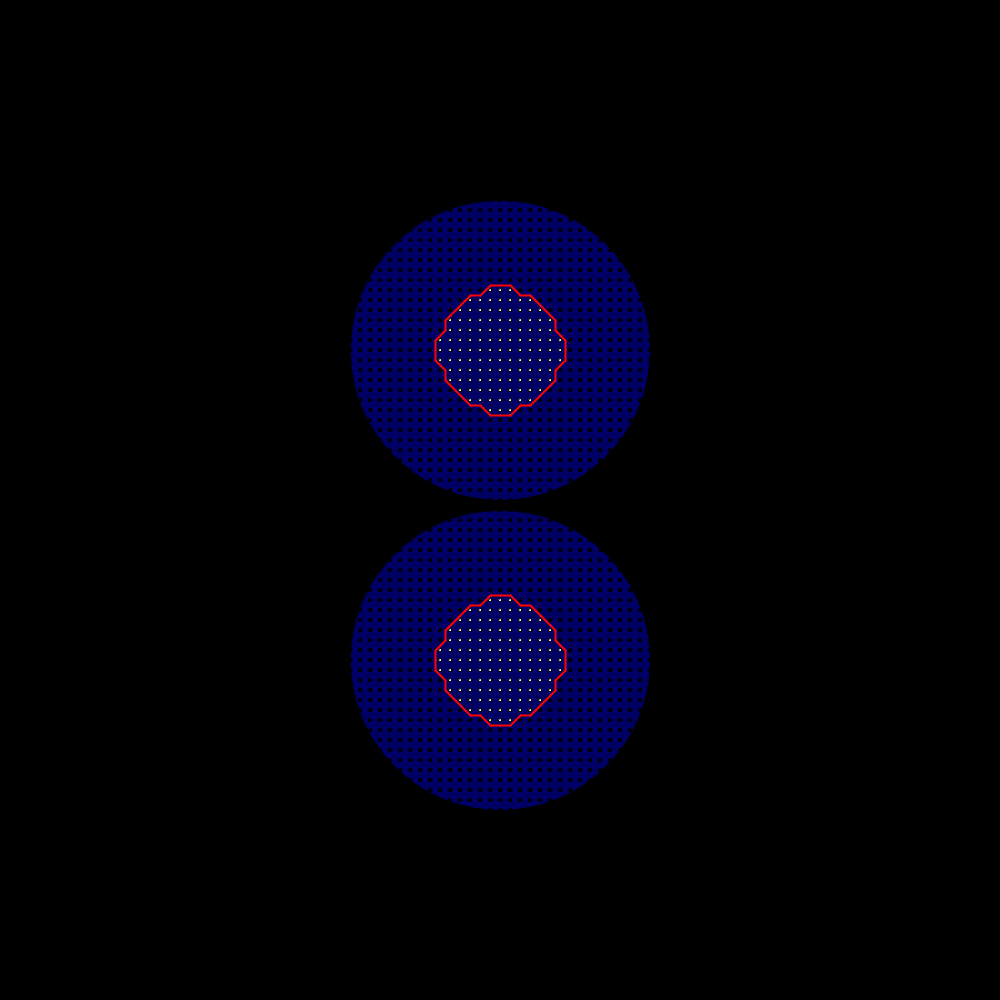
Frame 1 (no input)
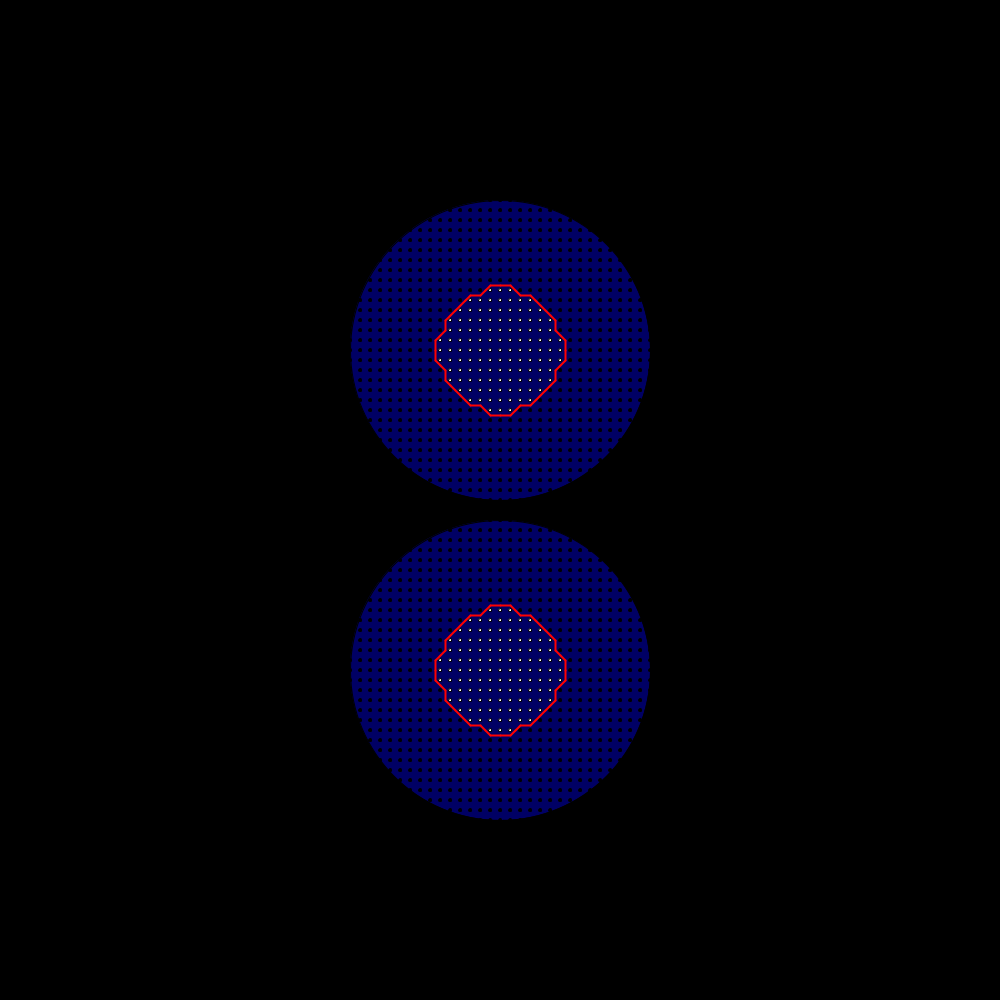
Frame 2 (the mouse pressed at the canvas centre, redrawn once)

The Processing sketch that drew these frames (run headless with seeded random() and noise(); the mouse was pressed at the canvas centre and the sketch redrawn once):

// Processing sketch: metaball2
// ── metaball2.pde
 //<>//
float[][] table;
int[][] table2; 
String[][] table3;
int wid_img =0;
int heg_img =0;
int g_size =0;
IntList cx;
IntList cy;
IntList radius;
IntList weight;
float threshold=0;
int a;
int b;

void setup()
{
  size(1000, 1000);

  wid_img = width/10;
  heg_img = height/10;
  g_size = 10;
  
  Grid_squre(wid_img, heg_img, g_size, 10);
  a=650;
  b=1;

 noLoop();
}

void draw()
{

  background(0);
  table = new float[wid_img+1][heg_img+1];
  table2 = new int[wid_img+1][heg_img+1];
  table3 = new String[wid_img+1][heg_img+1];
  cx = new IntList();
  cy = new IntList();
  radius = new IntList();
  weight = new IntList();

  stroke(0);
  strokeWeight(1);
  fill(0);
  Grid_squre(wid_img, heg_img, g_size, 10);

  cx.append(500);
  cy.append(350);
  radius.append(150);
  weight.append(2);
  if (a > height-200) 
  {
    a = height-200;
    b*=-1;
  } else if (a < 0+100) {
    a = 0+100;
    b*=-1;
  }
  a+=(b*10);
  cx.append(500);
  cy.append(a);
  radius.append(150);
  weight.append(2);

  fill(0, 0, 255, 100);
  //nofill();
  ellipse(cx.get(0), cy.get(0), radius.get(0)*2, radius.get(0)*2);
  ellipse(cx.get(1), cy.get(1), radius.get(1)*2, radius.get(1)*2);

  threshold = 1.01;
  //metaball or small circle color
  for (int i =0; i<=wid_img; i++)
  {
    for (int j=0; j<=heg_img; j++)
    {

      table[i][j]=metaball(i, j, g_size, 0);
      //print(table[i][j] + "\t");
      if (table[i][j] >= threshold)
      {
        table2[i][j] = 1;
        //print(i+","+j+":"+table[i][j] + "\t");
      } else
      {
        table2[i][j] = 0;
      }

      fill(table2[i][j]*255);
      Grid_circle(g_size, 3, i, j);
    }
  }

  //marching squre 
  for (int i =0; i<wid_img; i++)
  {

    for (int j=0; j<heg_img; j++)
    {
      table3[i][j] = str(table2[i][j])+str(table2[i+1][j])+str(table2[i+1][j+1])+str(table2[i][j+1]);

      look(table3[i][j], i, j, g_size);
    }
  }
  //print("\n"+ count);
}


void Grid_squre(int wid_img, int heg_img, int squre_size, int g_size)
{
  for (int i =0; i<wid_img; i++)
  {

    for (int j=0; j<heg_img; j++)
    {
      rect(i*g_size, j*g_size, squre_size, squre_size);
    }
  }
}

void Grid_circle(int g_size, int radius, int x, int y)
{

  ellipse(x*g_size, y*g_size, radius, radius);
}


float metaball(int x, int y, int g_size, int button)
{
  
  float sum= 0;
  for (int n=0; n<radius.size(); n++)
  {

    //float d = sqrt(pow(cx.get(n)-(x*g_size), 2)+pow(cy.get(n)-(y*g_size), 2));
    float d= dist(cx.get(n), cy.get(n), x*g_size, y*g_size);
    //float di= pow(cx.get(n)-x*g_size, 2)+pow(cy.get(n)-y*g_size, 2);
    float r = radius.get(n);
    //float ri = r*r;

   
    switch(button)
    {
      case 0:
         /*meta ball*/
        if (d>=0 && d<=r/3)
        {
          sum+= weight.get(n)*(1-(3*pow(d, 2)/pow(r, 2)));
        } else if (d>r/3 && d<=r)
        {
          sum+= (3*weight.get(n)/2)*pow(1-(d/r), 2);
        } else
        {
          sum+= 0;
        }
        //print("metaball"+"\t");
        break;
      case 1:
        /*Soft Objects*/
        if (d>=0 && d<=r)
        {
          sum+= weight.get(n)*(1-(4*pow(d, 6)/(9*pow(r, 6)))+(17*pow(d, 4)/(9*pow(r, 4)))-(22*pow(d, 2)/(9*pow(r, 2))));
        } else
        {
          sum+=0;
        }
         //print("Soft Objects"+"\t");
        break;
      default:
        print("no metaball type: 0.metaball    1.Soft Objects");
    }
    //print(x+","+y+":"+int(sum)+"\t");
  }
  //print(x+","+y+":"+int(sum)+"\t");
  return sum;
}


void look(String s, int i, int j, int g_size)
{
  if (!s.equals("1111") && !s.equals("0000"))
  {
    //print(s.toString() +"\t"+ i+"\t"+ j+"\t");

    int n = g_size/2;
    stroke(255, 0, 0);
    strokeWeight(2);
    if ( s.equals("1110"))
      line(i*g_size, j*g_size+n, ((i+1)*g_size)-n, ((j+1)*g_size)); //1110 case14
    if ( s.equals("1101"))
      line(i*g_size+n, ((j+1)*g_size), ((i+1)*g_size), j*g_size+n);  //1101  case 13
    if ( s.equals("1011"))
      line(i*g_size+n, j*g_size, ((i+1)*g_size), ((j+1)*g_size)-n);  //1011  case 11
    if ( s.equals("0111"))
      line(((i+1)*g_size)-n, j*g_size, i*g_size, ((j+1)*g_size)-n);  //0111 case 7
    if ( s.equals("0001"))
      line(i*g_size, ((j+1)*g_size)-n, i*g_size+n, ((j+1)*g_size)); //0001 case 1
    if ( s.equals("0010"))
      line(((i+1)*g_size)-n, ((j+1)*g_size), ((i+1)*g_size), ((j+1)*g_size)-n);  //0010 case 2
    if ( s.equals("0100"))
      line(((i+1)*g_size)-n, j*g_size, ((i+1)*g_size), j*g_size+n); //0100 case 4
    if ( s.equals("1000"))
      line(i*g_size+n, j*g_size, i*g_size, j*g_size+n); //1000  case 8
    if ( s.equals("1100"))
      line(i*g_size, j*g_size+n, ((i+1)*g_size), j*g_size+n);  //1100  case 12
    if ( s.equals("1001"))
      line(i*g_size+n, j*g_size, i*g_size+n, ((j+1)*g_size));  //1001  case 9
    if ( s.equals("0011"))
      line(i*g_size, ((j+1)*g_size)-n, ((i+1)*g_size), ((j+1)*g_size)-n); //0011  case 3
    if ( s.equals("0110"))
      line(((i+1)*g_size)-n, j*g_size, ((i+1)*g_size)-n, ((j+1)*g_size));  //0110  case 6
    if ( s.equals("1010"))
    {
      line(i*g_size, j*g_size+n, ((i+1)*g_size)-n, ((j+1)*g_size)); //1110   case 10
      line(i*g_size+n, j*g_size, ((i+1)*g_size), ((j+1)*g_size)-n);  //1011
    }
    if ( s.equals("0101"))
    {
      line(i*g_size+n, ((j+1)*g_size), ((i+1)*g_size), j*g_size+n);  //1101  case 5
      line(((i+1)*g_size)-n, j*g_size, i*g_size, ((j+1)*g_size)-n);  //0111
    }
  }
}
